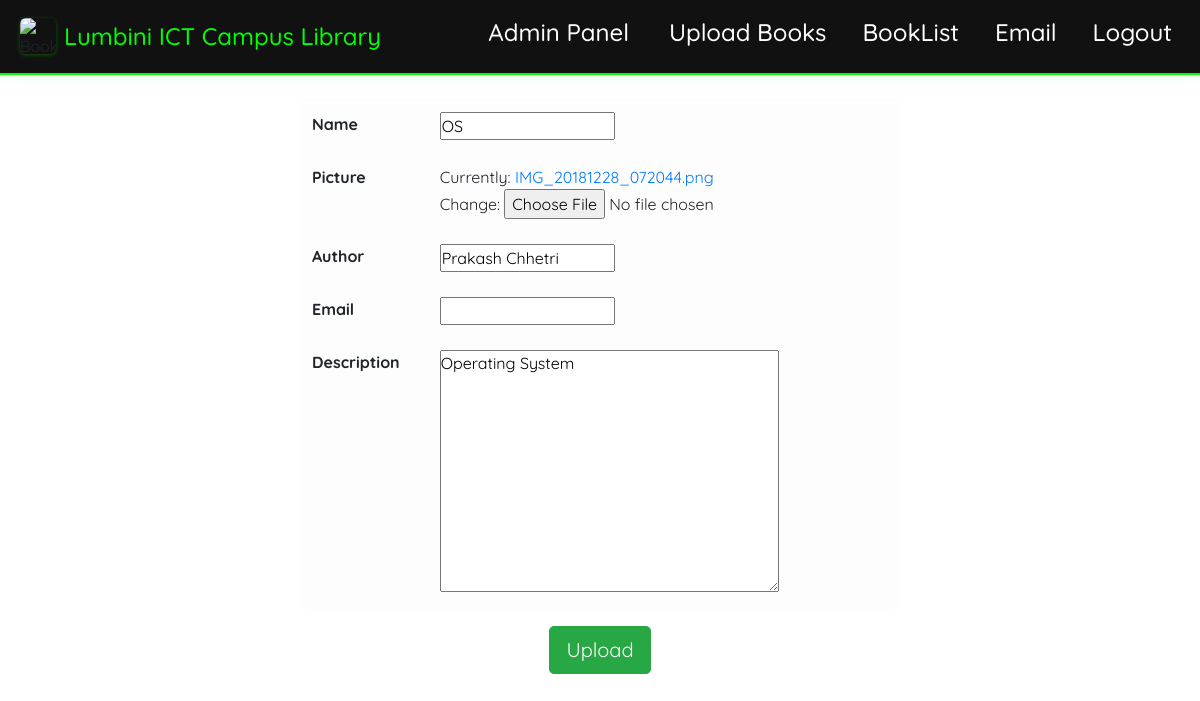
Page /update/5 on the committed database.
### Library/models.py (models this page shows, shortened)
class Book(models.Model):
    name = models.CharField(max_length=50)
    picture=models.ImageField()
    author=models.CharField(max_length=50,default='Guest')
    email=models.EmailField(blank=True)
    description = models.TextField(default='Available In LICT')

### Library/views.py (the view)
# urls.py: path('update/<int:book_id>',views.update_book),
def update_book(request,book_id):
	book_id = int(book_id)
	try:
		book_shelf = Book.objects.get(id=book_id)
	except Book.DoesNotExist:
		return redirect('library')
	book_form = BookCreate(request.POST or None, instance=book_shelf)
	if book_form.is_valid():
		book_form.save()
		return redirect('library')
	return render(request,'uploadform.html',{'upload_form':book_form})

### Library/forms.py
class BookCreate(forms.ModelForm):
    class Meta:
        model = Book
        fields = '__all__'

### templates/uploadform.html (shortened to what this page needs)
{% extends 'library.html' %}
{% block content %}
<center>
    <form method="POST" enctype="multipart/form-data">
        <table class="w-50 table table-light" style="border-radius: 10px;">
           {% for field in upload_form %}
            <tr>
                <th> {{field.label}} </th>
                <td> {{field}} </td>
            </tr>
         {% endfor %}
        </table>
        <button type="submit" class="btn btn-lg btn-success md-5">Upload</button>
    </form>
</center>
{% endblock %}

### static/navbar.css (style rules this page uses)
* { box-sizing: border-box; margin: 0; padding: 0; font-family: 'Quicksand', sans-serif; }

### rows in the picture
Book: upload_form "OS" "Prakash Chhetri" "Operating System"

### other values in the picture
{{ field.label }} "Name" "Picture" "Author" "Email" "Description"
